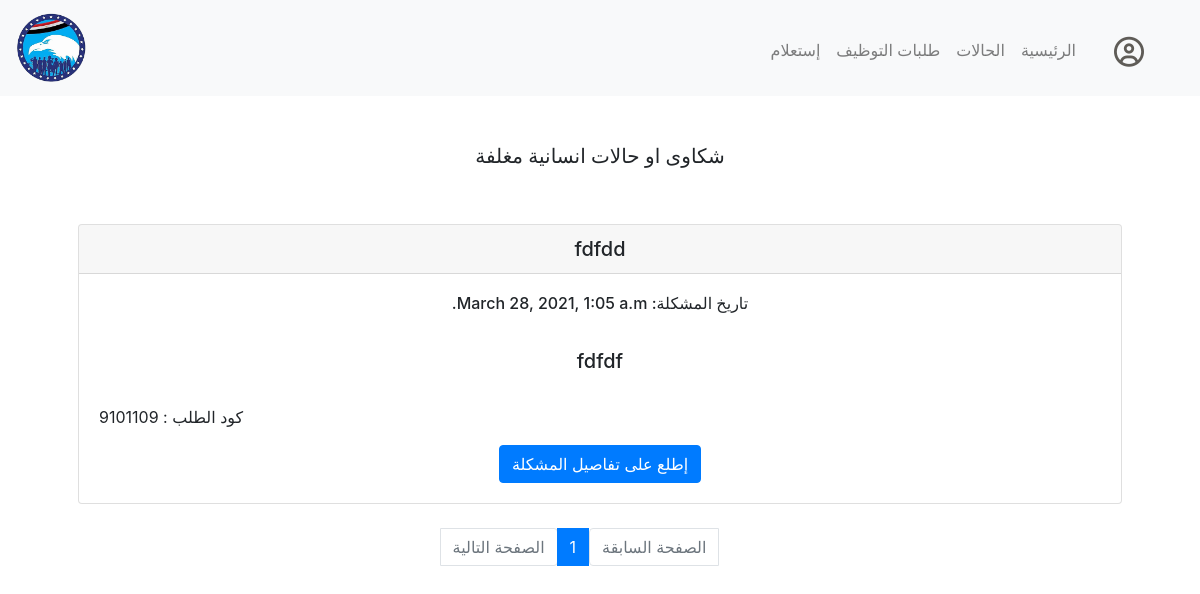
Page /closedcases (signed in) on the earlier database version.
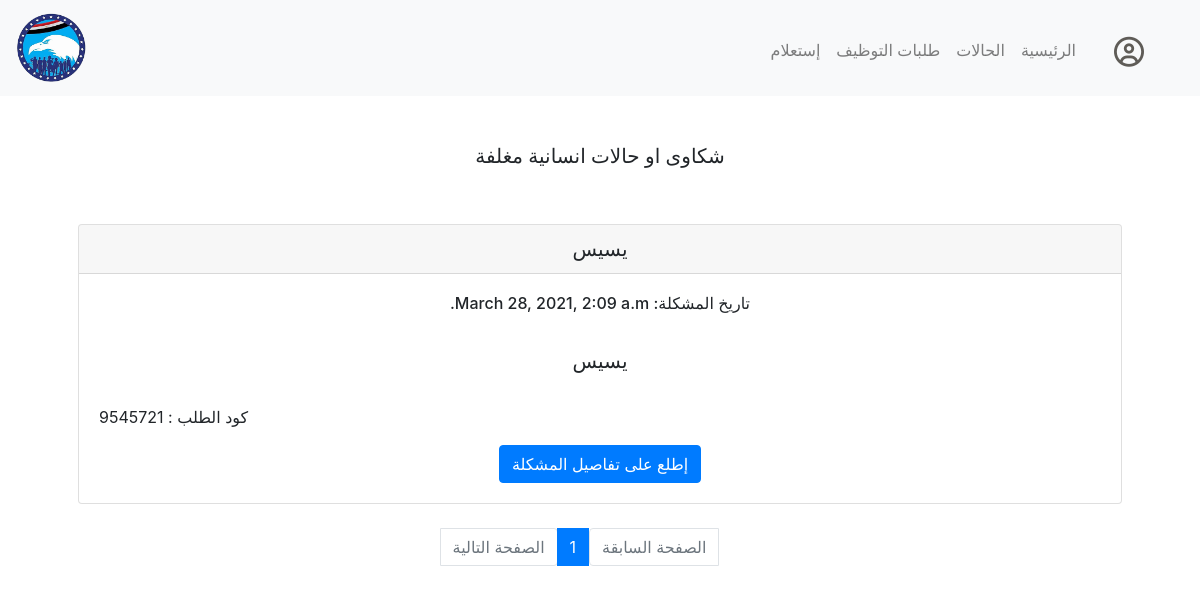
Same page on the later database version.
### inhouse/models.py (models this page shows)
class Cases(models.Model):
    caseCode = models.CharField(max_length=12)
    casePersonaId = models.ForeignKey(Person, on_delete=models.CASCADE, related_name="complain")
    caseScannedDocs = models.FileField()
    caseTitle = models.CharField(max_length=64)
    caseDetails = models.TextField()
    caseStatus = models.CharField(max_length=20)
    caseDate = models.DateTimeField()
    caseResponsible = models.ForeignKey(settings.AUTH_USER_MODEL, on_delete=models.CASCADE, related_name="responsible")

### inhouse/views.py (the view)
# urls.py: path("closedcases", views.closedcases, name="closedcases"),
def closedcases(request):
    if not request.user.is_authenticated:
        return HttpResponseRedirect(reverse("login"))
    cases_list = Cases.objects.all().order_by('-id')
    paginator = Paginator(cases_list, 5)
    try:
        page = int(request.GET.get('page', '1'))
    except:
        page = 1
    try:
        cases = paginator.page(page)
    except(EmptyPage, InvalidPage):
        cases = paginator.page(paginator.num_pages)
    return render(request, "inhouse/closedcases.html", {
        "cases" : cases
    })

### inhouse/templates/inhouse/closedcases.html (shortened to what this page needs)
{% extends "inhouse/layout.html" %}
{% block main %}
{% if cases %}
<h5>شكاوى او حالات انسانية مغلفة</h5>
        {% for case in cases.object_list %}
        {% if case.caseStatus == 'closed' %}
        <br><br>
        <div class="card">
            <h5 class="card-header">{{case.caseTitle}}</h5>
            <div class="card-body">
              <h6 dir="rtl" class="card-title">تاريخ المشكلة: {{case.caseDate}}</h6>
              <br>
              <h5 class="card-text">{{ case.caseDetails|linebreaksbr }}</h5>
              <br>
              <p class="text-left"> كود الطلب : {{case.caseCode}}</p>
              <a href="{% url 'case' case.caseCode %}" class="btn btn-primary">إطلع على تفاصيل المشكلة</a>
            </div>
          </div>
        {% endif %}
        {% endfor %}
{% else %}
<h5>لا يوجد حالات مغلقة</h5>
{% endif %}
<br>
<nav aria-label="Page navigation example ">
    <ul dir="rtl" class="pagination justify-content-center">
       {% if cases.has_previous %}
      <li class="page-item"><a class="page-link" href="?page={{ cases.previous_page_number}}">الصفحة السابقة</a></li>
      {% else %}
      <li class="page-item disabled"><a class="page-link disabled" aria-disabled="true" href="#">الصفحة السابقة</a></li>
      {% endif %}
      {% for pg in cases.paginator.page_range %}
      {% if cases.number == pg %}
      <li class="page-item active"><a class="page-link" href="?page={{pg}}">{{pg}}</a></li>
      {% else %}
      <li class="page-item"><a class="page-link" href="?page={{pg}}">{{pg}}</a></li>
      {% endif %}
      {% endfor %}
      {% if cases.has_next %}
      <li class="page-item"><a class="page-link" href="?page={{ cases.next_page_number}}">الصفحة التالية</a></li>
      {% else %}
      <li class="page-item disabled"><a class="page-link disabled" aria-disabled="true" href="#">الصفحة التالية</a></li>
      {% endif %}
    </ul>
  </nav>
{% endblock %}

Differences in the rows shown:
removed Cases: caseTitle "fdfdd", caseDate "March 28, 2021, 1:05 a.m.", caseDetails "fdfdf", caseCode "9101109"
added Cases: caseTitle "يسيس", caseDate "March 28, 2021, 2:09 a.m.", caseDetails "يسيس", caseCode "9545721"
